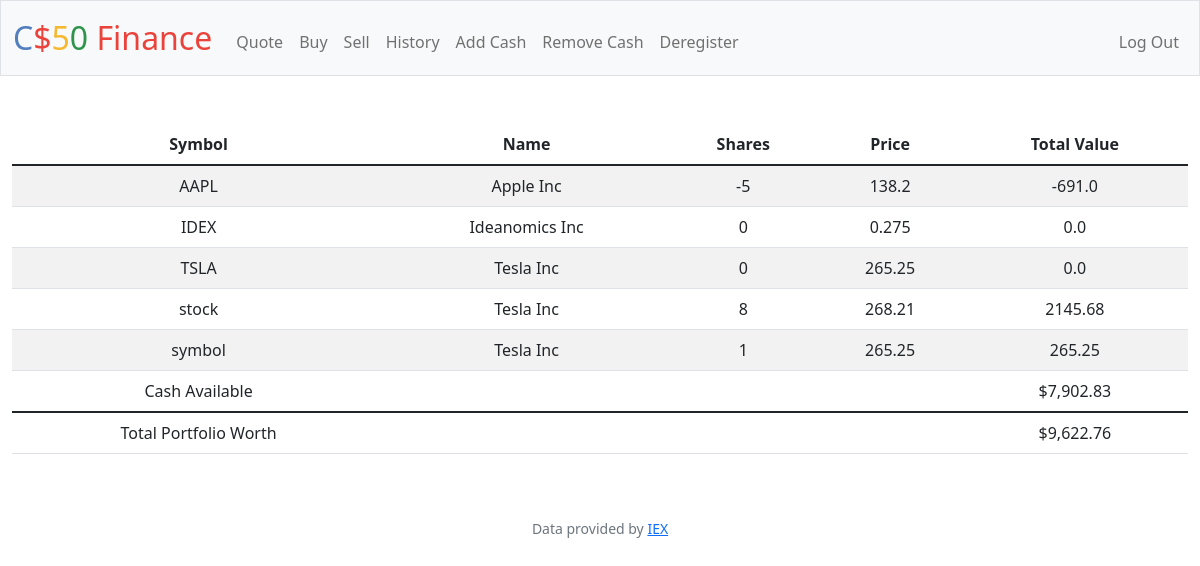
/ (signed in), run on the app's committed database.
### tables this page shows
CREATE TABLE transactions(
    id INTEGER PRIMARY KEY AUTOINCREMENT,
    user_id INTEGER NOT NULL,
    name TEXT NOT NULL,
    shares INTEGER NOT NULL,
    price NUMERIC NOT NULL,
    type TEXT NOT NULL,
    symbol TEXT NOT NULL,
    time TIMESTAMP DEFAULT CURRENT_TIMESTAMP,
    FOREIGN KEY(user_id) REFERENCES users(id)
    );

### app.py (the view)
@app.route("/")
@login_required
def index():
    user_id = session["user_id"]
    stocks = db.execute("SELECT symbol,name,price, SUM(shares) AS totalshares FROM transactions WHERE user_id =? GROUP BY symbol",user_id)
    cash = db.execute("SELECT cash FROM users WHERE id =?",user_id)[0]["cash"]
    total_worth = cash
    for stock in stocks:
        total_worth += stock["price"] * stock["totalshares"]
    return render_template("index.html", stocks=stocks, cash = usd(cash), total_worth = usd(total_worth))

### app.py (called while the page is built)
@app.after_request
def after_request(response):
    response.headers["Cache-Control"] = "no-cache, no-store, must-revalidate"
    response.headers["Expires"] = 0
    response.headers["Pragma"] = "no-cache"
    return response

### helpers.py (called while the page is built)
def login_required(f):
    @wraps(f)
    def decorated_function(*args, **kwargs):
        if session.get("user_id") is None:
            return redirect("/login")
        return f(*args, **kwargs)
    return decorated_function

def usd(value):
    return f"${value:,.2f}"

### templates/index.html (shortened to what this page needs)
{% extends "layout.html" %}
{% block main %}
<table class ="table table-striped">
    <thead>
        <tr>
            <th> Symbol </th>
            <th> Name </th>
            <th> Shares </th>
            <th> Price </th>
            <th> Total Value </th>
        </tr>
        </thead>
        <tbody>
            {% for stock in stocks %}
            <tr>
                <td> {{ stock["symbol"] }}</td>
                <td> {{ stock["name"] }} </td>
                <td> {{ stock["totalshares"] }} </td>
                <td> {{ stock["price"] }} </td>
                <td> {{ stock["totalshares"] * stock["price"] }} </td>
            </tr>
            {% endfor %}
            <tr>
                <td> Cash Available </td>
                <td colspan = "3"> </td>
                <td> {{ cash }}</td>
            </tr>
        </tbody>
        <tfoot>
            <td> Total Portfolio Worth </td>
            <td colspan ="3"> </td>
            <td> {{ total_worth }}</td>
        </tfoot>
</table>
{% endblock %}

### data on the page
transactions: symbol "stock", name "Tesla Inc", totalshares "8", price "268.21", stock "2145.68"
transactions: symbol "symbol", name "Tesla Inc", totalshares "1", price "265.25", stock['totalshares']*stock['price'] "265.25"

### other printed values
{{ stock["symbol"] }} "AAPL" "IDEX" "TSLA"
{{ stock["name"] }} "Apple Inc" "Ideanomics Inc" "Tesla Inc"
{{ stock["totalshares"] }} "-5" "0" "0"
{{ stock["price"] }} "138.2" "0.275" "265.25"
{{ stock["totalshares"] * stock["price"] }} "-691.0" "0.0" "0.0"
{{ cash }} "$7,902.83"
{{ total_worth }} "$9,622.76"
